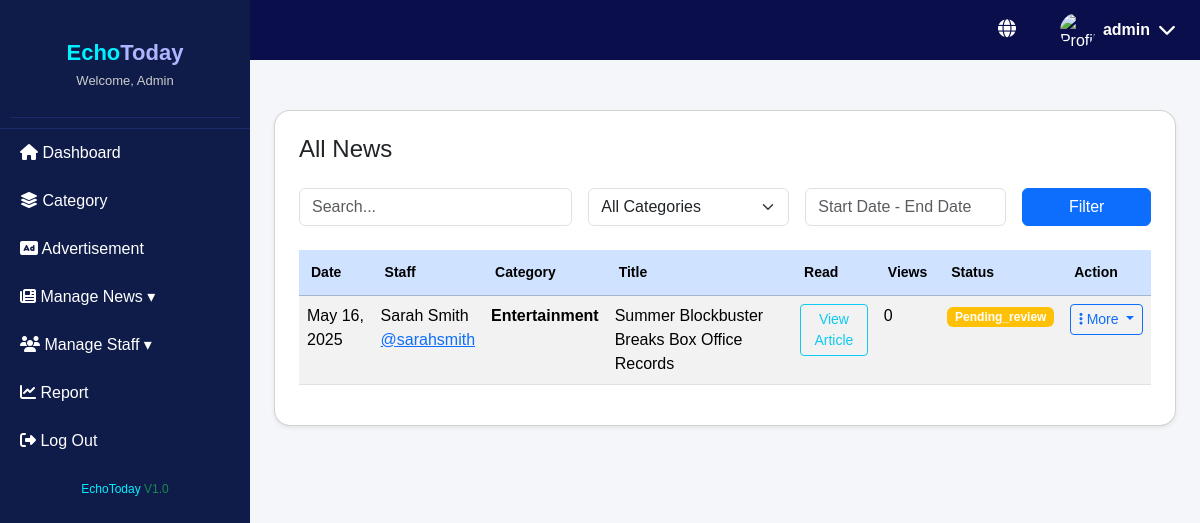
The page /admin/manage_articles.php?status=pending_review (signed in) on the database as committed earlier.
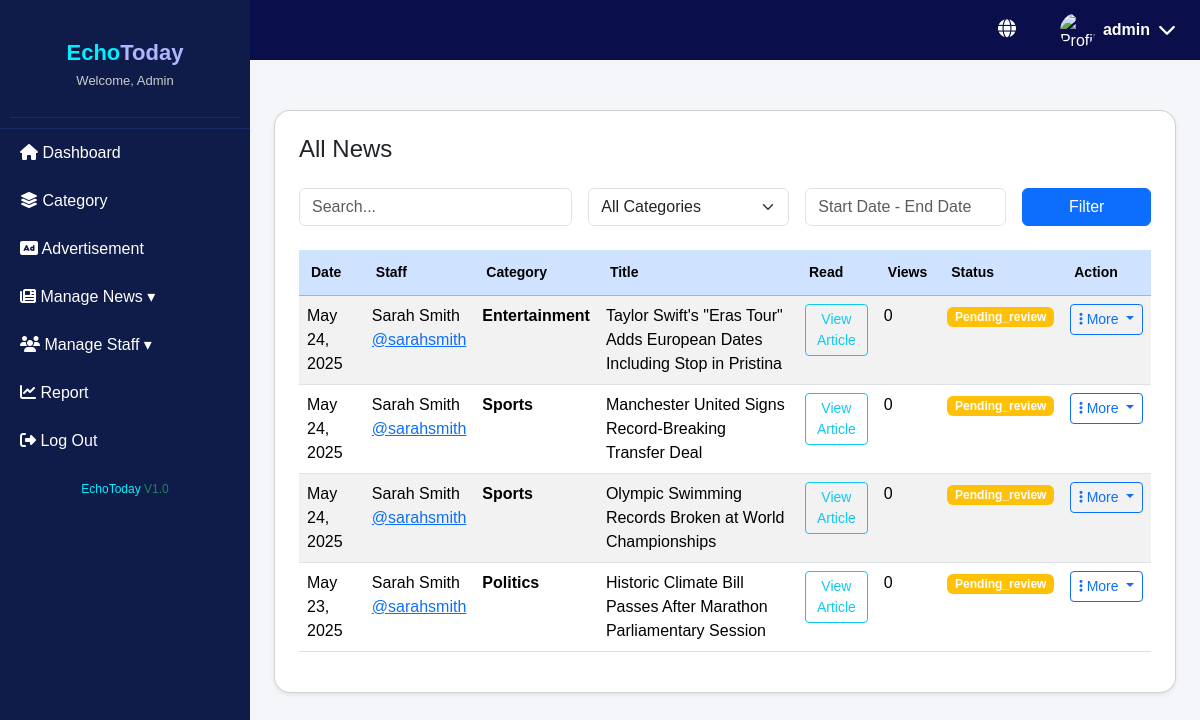
The same page on the database as committed later.
### tables this page shows
CREATE TABLE `articles` (
  `id` int(11) NOT NULL,
  `title` varchar(255) NOT NULL,
  `slug` varchar(255) NOT NULL,
  `content` longtext NOT NULL,
  `excerpt` text DEFAULT NULL,
  `featured_image` varchar(255) DEFAULT NULL,
  `author_id` int(11) NOT NULL,
  `category_id` int(11) NOT NULL,
  `status` enum('pending_review','published','rejected') DEFAULT 'pending_review',
  `is_featured` tinyint(1) DEFAULT 0,
  `trending` tinyint(1) DEFAULT 0,
  `youtube_link` varchar(255) DEFAULT NULL,
  `has_video` tinyint(1) DEFAULT 0,
  `view_count` int(11) DEFAULT 0,
  `published_at` timestamp NULL DEFAULT NULL,
  `created_at` timestamp NOT NULL DEFAULT current_timestamp(),
  `updated_at` timestamp NOT NULL DEFAULT current_timestamp() ON UPDATE current_timestamp(),
  `tags` varchar(255) DEFAULT NULL
);

CREATE TABLE `users` (
  `id` int(11) NOT NULL,
  `username` varchar(50) NOT NULL,
  `password` varchar(255) NOT NULL,
  `email` varchar(100) NOT NULL,
  `role` enum('admin','journalist') NOT NULL,
  `first_name` varchar(50) NOT NULL,
  `last_name` varchar(50) NOT NULL,
  `bio` text DEFAULT NULL,
  `profile_image` varchar(255) DEFAULT NULL,
  `status` enum('active','inactive') DEFAULT 'active',
  `created_at` timestamp NOT NULL DEFAULT current_timestamp(),
  `updated_at` timestamp NOT NULL DEFAULT current_timestamp() ON UPDATE current_timestamp()
);

CREATE TABLE `categories` (
  `id` int(11) NOT NULL,
  `name` varchar(50) NOT NULL,
  `slug` varchar(50) NOT NULL,
  `description` text DEFAULT NULL,
  `is_active` tinyint(1) DEFAULT 1,
  `display_order` int(11) DEFAULT 0,
  `created_at` timestamp NOT NULL DEFAULT current_timestamp(),
  `updated_at` timestamp NOT NULL DEFAULT current_timestamp() ON UPDATE current_timestamp()
);

### admin/manage_articles.php (the view, shortened to what this page needs)
<?php
include('../includes/db_connection.php');
$status = $_GET['status'] ?? 'all';
$query = "
SELECT a.*,
       u.first_name, u.last_name, u.username,
       c.name AS category_name
FROM articles a
LEFT JOIN users u ON a.author_id = u.id
LEFT JOIN categories c ON a.category_id = c.id
WHERE 1 = 1
";
if ($status !== 'all') {
    $safeStatus = mysqli_real_escape_string($conn, $status);
    $query .= " AND a.status = '$safeStatus'";
}
$search = $_GET['search'] ?? '';
$date = $_GET['date'] ?? '';
$query .= " ORDER BY a.created_at DESC";
$result = mysqli_query($conn, $query);
$pageTitles = [
    'all' => 'All News',
    'pending' => 'Pending News',
    'published' => 'Approved News',
    'rejected' => 'Rejected News',
    'live' => 'Live News'
];
?>
<!DOCTYPE html>
<html lang="en">
<head>
  <link rel="stylesheet" href="https://cdn.jsdelivr.net/npm/bootstrap@5.3.2/dist/css/bootstrap.min.css">
  <link rel="stylesheet" href="css/admin_style.css">
  <link rel="stylesheet" href="https://cdnjs.cloudflare.com/ajax/libs/font-awesome/6.0.0-beta3/css/all.min.css">
</head>
<body>
<?php include('admin_header.php'); ?>
<?php include('admin_sidebar.php'); ?>
<div class="main-content px-4">
  <div class="card p-4 shadow-sm bg-white rounded-4">
    <div class="d-flex justify-content-between align-items-center mb-4">
      <h4 class="mb-0"><?= $pageTitles[$status] ?? 'All News' ?></h4>
    </div>
    <form method="GET" class="row g-3 align-items-end mb-4">
      <div class="col-md-4">
        <input type="text" name="search" class="form-control" placeholder="Search..." value="<?= htmlspecialchars($search ?? '') ?>">
      </div>
      <div class="col-md-3">
        <select name="category" class="form-select">
          <option value="">All Categories</option>
        </select>
      </div>
      <div class="col-md-3">
        <input type="text" name="date" class="form-control" placeholder="Start Date - End Date" value="<?= htmlspecialchars($date ?? '') ?>">
      </div>
      <div class="col-md-2">
        <button type="submit" class="btn btn-primary w-100">Filter</button>
      </div>
    </form>
    <table class="table table-striped custom-news-table">
      <thead class="table-primary">
        <tr>
          <th>Date</th>
          <th>Staff</th>
          <th>Category</th>
          <th>Title</th>
          <th>Read</th>
          <th>Views</th>
          <th>Status</th>
          <th>Action</th>
        </tr>
      </thead>
      <tbody>
        <?php while ($row = mysqli_fetch_assoc($result)) : ?>
          <tr>
            <td><?= date("M d, Y", strtotime($row['created_at'])) ?></td>
            <td>
              <?php if ($row['first_name']): ?>
                <?= $row['first_name'] . ' ' . $row['last_name'] ?><br>
                <a href="#">@<?= htmlspecialchars($row['username']) ?></a>
              <?php else: ?>
                N/A
              <?php endif; ?>
            </td>
            <td><strong><?= htmlspecialchars($row['category_name']) ?></strong></td>
            <td><?= htmlspecialchars($row['title']) ?></td>
            <td><a href="view_article.php?id=<?= $row['id'] ?>" class="btn btn-sm btn-outline-info">View Article</a></td>
            <td><?= $row['view_count'] ?></td>
            <td>
              <?php
                $statusLabel = $row['status'] ?? 'pending';
                $badgeColor = $statusLabel === 'published' ? 'success' : ($statusLabel === 'rejected' ? 'danger' : 'warning');
              ?>
              <span class="badge bg-<?= $badgeColor ?>"><?= ucfirst($statusLabel) ?></span>
            </td>
            <td>
              <div class="dropdown">
                <button class="btn btn-outline-primary dropdown-toggle btn-sm" type="button" data-bs-toggle="dropdown" aria-expanded="false">
                  <i class="fas fa-ellipsis-v"></i> More
                </button>
              </div>
            </td>
          </tr>
        <?php endwhile; ?>
      </tbody>
    </table>
  </div>
</div>
</body>
</html>

Rows that differ between the two databases and show on the page:
no longer on this page (row edited): articles: created_at "May 16, 2025", author.first_name "Sarah", author.last_name "Smith", author.username "sarahsmith", category.name "Entertainment", title "Summer Blockbuster Breaks Box Office Records", view_count "0", status "Pending_review"
added articles: created_at "May 24, 2025", author.first_name "Sarah", author.last_name "Smith", author.username "sarahsmith", category.name "Entertainment", title "Taylor Swift's \"Eras Tour\" Adds European Dates Including Stop in Pristina", view_count "0", status "Pending_review"
added articles: created_at "May 24, 2025", author.first_name "Sarah", author.last_name "Smith", author.username "sarahsmith", category.name "Sports", title "Manchester United Signs Record-Breaking Transfer Deal", view_count "0", status "Pending_review"
added articles: created_at "May 24, 2025", author.first_name "Sarah", author.last_name "Smith", author.username "sarahsmith", category.name "Sports", title "Olympic Swimming Records Broken at World Championships", view_count "0", status "Pending_review"
now on this page (row edited): articles: created_at "May 23, 2025", author.first_name "Sarah", author.last_name "Smith", author.username "sarahsmith", category.name "Politics", title "Historic Climate Bill Passes After Marathon Parliamentary Session", view_count "0", status "Pending_review"
